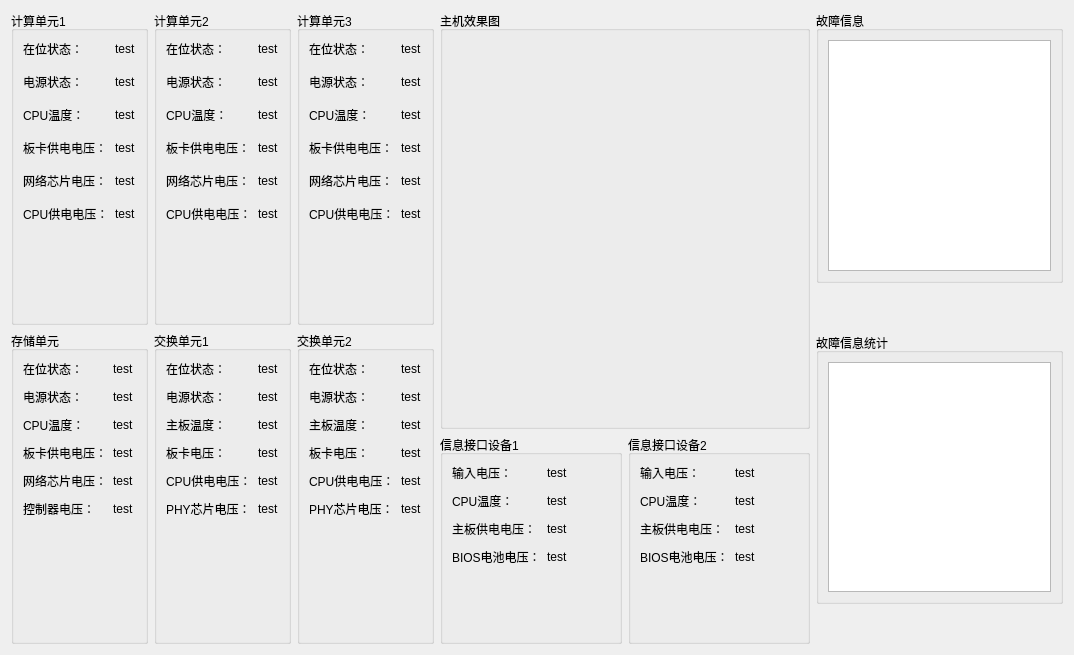
<?xml version="1.0" encoding="UTF-8"?>
<ui version="4.0">
 <class>controlEquipment</class>
 <widget class="QWidget" name="controlEquipment">
  <property name="geometry">
   <rect>
    <x>0</x>
    <y>0</y>
    <width>1074</width>
    <height>655</height>
   </rect>
  </property>
  <property name="windowTitle">
   <string>Form</string>
  </property>
  <layout class="QHBoxLayout" name="horizontalLayout_39">
   <item>
    <layout class="QHBoxLayout" name="horizontalLayout_38" stretch="3,3,2">
     <item>
      <layout class="QVBoxLayout" name="verticalLayout_19">
       <item>
        <layout class="QHBoxLayout" name="horizontalLayout_27">
         <item>
          <widget class="QGroupBox" name="groupBox">
           <property name="title">
            <string>计算单元1</string>
           </property>
           <layout class="QHBoxLayout" name="horizontalLayout">
            <item>
             <layout class="QFormLayout" name="formLayout">
              <property name="verticalSpacing">
               <number>15</number>
              </property>
              <item row="0" column="0">
               <widget class="QLabel" name="label">
                <property name="text">
                 <string>在位状态：</string>
                </property>
               </widget>
              </item>
              <item row="0" column="1">
               <widget class="QLabel" name="label_calculateState1">
                <property name="text">
                 <string>test</string>
                </property>
               </widget>
              </item>
              <item row="1" column="0">
               <widget class="QLabel" name="label_2">
                <property name="text">
                 <string>电源状态：</string>
                </property>
               </widget>
              </item>
              <item row="1" column="1">
               <widget class="QLabel" name="label_calculatePowerState1">
                <property name="text">
                 <string>test</string>
                </property>
               </widget>
              </item>
              <item row="2" column="0">
               <widget class="QLabel" name="label_3">
                <property name="text">
                 <string>CPU温度：</string>
                </property>
               </widget>
              </item>
              <item row="2" column="1">
               <widget class="QLabel" name="label_calculateCpuTemp1">
                <property name="text">
                 <string>test</string>
                </property>
               </widget>
              </item>
              <item row="3" column="0">
               <widget class="QLabel" name="label_4">
                <property name="text">
                 <string>板卡供电电压：</string>
                </property>
               </widget>
              </item>
              <item row="3" column="1">
               <widget class="QLabel" name="label_calculateCardVol1">
                <property name="text">
                 <string>test</string>
                </property>
               </widget>
              </item>
              <item row="4" column="0">
               <widget class="QLabel" name="label_5">
                <property name="text">
                 <string>网络芯片电压：</string>
                </property>
               </widget>
              </item>
              <item row="4" column="1">
               <widget class="QLabel" name="label_calculateNetworkChipVol1">
                <property name="text">
                 <string>test</string>
                </property>
               </widget>
              </item>
              <item row="5" column="0">
               <widget class="QLabel" name="label_6">
                <property name="text">
                 <string>CPU供电电压：</string>
                </property>
               </widget>
              </item>
              <item row="5" column="1">
               <widget class="QLabel" name="label_calculateCpuVol">
                <property name="text">
                 <string>test</string>
                </property>
               </widget>
              </item>
             </layout>
            </item>
           </layout>
          </widget>
         </item>
         <item>
          <widget class="QGroupBox" name="groupBox_2">
           <property name="title">
            <string>计算单元2</string>
           </property>
           <layout class="QHBoxLayout" name="horizontalLayout_2">
            <item>
             <layout class="QFormLayout" name="formLayout_2">
              <property name="verticalSpacing">
               <number>15</number>
              </property>
              <item row="0" column="0">
               <widget class="QLabel" name="label_7">
                <property name="text">
                 <string>在位状态：</string>
                </property>
               </widget>
              </item>
              <item row="0" column="1">
               <widget class="QLabel" name="label_calculateState1_2">
                <property name="text">
                 <string>test</string>
                </property>
               </widget>
              </item>
              <item row="1" column="0">
               <widget class="QLabel" name="label_8">
                <property name="text">
                 <string>电源状态：</string>
                </property>
               </widget>
              </item>
              <item row="1" column="1">
               <widget class="QLabel" name="label_calculatePowerState1_2">
                <property name="text">
                 <string>test</string>
                </property>
               </widget>
              </item>
              <item row="2" column="0">
               <widget class="QLabel" name="label_9">
                <property name="text">
                 <string>CPU温度：</string>
                </property>
               </widget>
              </item>
              <item row="2" column="1">
               <widget class="QLabel" name="label_calculateCpuTemp1_2">
                <property name="text">
                 <string>test</string>
                </property>
               </widget>
              </item>
              <item row="3" column="0">
               <widget class="QLabel" name="label_10">
                <property name="text">
                 <string>板卡供电电压：</string>
                </property>
               </widget>
              </item>
              <item row="3" column="1">
               <widget class="QLabel" name="label_calculateCardVol1_2">
                <property name="text">
                 <string>test</string>
                </property>
               </widget>
              </item>
              <item row="4" column="0">
               <widget class="QLabel" name="label_11">
                <property name="text">
                 <string>网络芯片电压：</string>
                </property>
               </widget>
              </item>
              <item row="4" column="1">
               <widget class="QLabel" name="label_calculateNetworkChipVol1_2">
                <property name="text">
                 <string>test</string>
                </property>
               </widget>
              </item>
              <item row="5" column="0">
               <widget class="QLabel" name="label_12">
                <property name="text">
                 <string>CPU供电电压：</string>
                </property>
               </widget>
              </item>
              <item row="5" column="1">
               <widget class="QLabel" name="label_calculateCpuVol_2">
                <property name="text">
                 <string>test</string>
                </property>
               </widget>
              </item>
             </layout>
            </item>
           </layout>
          </widget>
         </item>
         <item>
          <widget class="QGroupBox" name="groupBox_3">
           <property name="title">
            <string>计算单元3</string>
           </property>
           <layout class="QHBoxLayout" name="horizontalLayout_3">
            <item>
             <layout class="QFormLayout" name="formLayout_3">
              <property name="verticalSpacing">
               <number>15</number>
              </property>
              <item row="0" column="0">
               <widget class="QLabel" name="label_13">
                <property name="text">
                 <string>在位状态：</string>
                </property>
               </widget>
              </item>
              <item row="0" column="1">
               <widget class="QLabel" name="label_calculateState1_3">
                <property name="text">
                 <string>test</string>
                </property>
               </widget>
              </item>
              <item row="1" column="0">
               <widget class="QLabel" name="label_14">
                <property name="text">
                 <string>电源状态：</string>
                </property>
               </widget>
              </item>
              <item row="1" column="1">
               <widget class="QLabel" name="label_calculatePowerState1_3">
                <property name="text">
                 <string>test</string>
                </property>
               </widget>
              </item>
              <item row="2" column="0">
               <widget class="QLabel" name="label_15">
                <property name="text">
                 <string>CPU温度：</string>
                </property>
               </widget>
              </item>
              <item row="2" column="1">
               <widget class="QLabel" name="label_calculateCpuTemp1_3">
                <property name="text">
                 <string>test</string>
                </property>
               </widget>
              </item>
              <item row="3" column="0">
               <widget class="QLabel" name="label_16">
                <property name="text">
                 <string>板卡供电电压：</string>
                </property>
               </widget>
              </item>
              <item row="3" column="1">
               <widget class="QLabel" name="label_calculateCardVol1_3">
                <property name="text">
                 <string>test</string>
                </property>
               </widget>
              </item>
              <item row="4" column="0">
               <widget class="QLabel" name="label_17">
                <property name="text">
                 <string>网络芯片电压：</string>
                </property>
               </widget>
              </item>
              <item row="4" column="1">
               <widget class="QLabel" name="label_calculateNetworkChipVol1_3">
                <property name="text">
                 <string>test</string>
                </property>
               </widget>
              </item>
              <item row="5" column="0">
               <widget class="QLabel" name="label_18">
                <property name="text">
                 <string>CPU供电电压：</string>
                </property>
               </widget>
              </item>
              <item row="5" column="1">
               <widget class="QLabel" name="label_calculateCpuVol_3">
                <property name="text">
                 <string>test</string>
                </property>
               </widget>
              </item>
             </layout>
            </item>
           </layout>
          </widget>
         </item>
        </layout>
       </item>
       <item>
        <layout class="QHBoxLayout" name="horizontalLayout_36" stretch="1,1,1">
         <item>
          <widget class="QGroupBox" name="groupBox_5">
           <property name="title">
            <string>存储单元</string>
           </property>
           <layout class="QHBoxLayout" name="horizontalLayout_5">
            <item>
             <layout class="QFormLayout" name="formLayout_4">
              <property name="verticalSpacing">
               <number>10</number>
              </property>
              <item row="0" column="0">
               <widget class="QLabel" name="label_37">
                <property name="text">
                 <string>在位状态：</string>
                </property>
               </widget>
              </item>
              <item row="1" column="0">
               <widget class="QLabel" name="label_38">
                <property name="text">
                 <string>电源状态：</string>
                </property>
               </widget>
              </item>
              <item row="2" column="0">
               <widget class="QLabel" name="label_39">
                <property name="text">
                 <string>CPU温度：</string>
                </property>
               </widget>
              </item>
              <item row="3" column="0">
               <widget class="QLabel" name="label_40">
                <property name="text">
                 <string>板卡供电电压：</string>
                </property>
               </widget>
              </item>
              <item row="4" column="0">
               <widget class="QLabel" name="label_41">
                <property name="text">
                 <string>网络芯片电压：</string>
                </property>
               </widget>
              </item>
              <item row="5" column="0">
               <widget class="QLabel" name="label_42">
                <property name="text">
                 <string>控制器电压：</string>
                </property>
               </widget>
              </item>
              <item row="0" column="1">
               <widget class="QLabel" name="label_storeState">
                <property name="text">
                 <string>test</string>
                </property>
               </widget>
              </item>
              <item row="1" column="1">
               <widget class="QLabel" name="label_storePowerState">
                <property name="text">
                 <string>test</string>
                </property>
               </widget>
              </item>
              <item row="2" column="1">
               <widget class="QLabel" name="label_storeCpuTemp">
                <property name="text">
                 <string>test</string>
                </property>
               </widget>
              </item>
              <item row="3" column="1">
               <widget class="QLabel" name="label_storeCardVol">
                <property name="text">
                 <string>test</string>
                </property>
               </widget>
              </item>
              <item row="4" column="1">
               <widget class="QLabel" name="label_storeNetworkVol">
                <property name="text">
                 <string>test</string>
                </property>
               </widget>
              </item>
              <item row="5" column="1">
               <widget class="QLabel" name="label_storeControlVol">
                <property name="text">
                 <string>test</string>
                </property>
               </widget>
              </item>
             </layout>
            </item>
           </layout>
          </widget>
         </item>
         <item>
          <widget class="QGroupBox" name="groupBox_6">
           <property name="title">
            <string>交换单元1</string>
           </property>
           <layout class="QHBoxLayout" name="horizontalLayout_4">
            <item>
             <layout class="QFormLayout" name="formLayout_5">
              <property name="verticalSpacing">
               <number>10</number>
              </property>
              <item row="0" column="0">
               <widget class="QLabel" name="label_19">
                <property name="text">
                 <string>在位状态：</string>
                </property>
               </widget>
              </item>
              <item row="1" column="0">
               <widget class="QLabel" name="label_20">
                <property name="text">
                 <string>电源状态：</string>
                </property>
               </widget>
              </item>
              <item row="2" column="0">
               <widget class="QLabel" name="label_21">
                <property name="text">
                 <string>主板温度：</string>
                </property>
               </widget>
              </item>
              <item row="3" column="0">
               <widget class="QLabel" name="label_22">
                <property name="text">
                 <string>板卡电压：</string>
                </property>
               </widget>
              </item>
              <item row="4" column="0">
               <widget class="QLabel" name="label_23">
                <property name="text">
                 <string>CPU供电电压：</string>
                </property>
               </widget>
              </item>
              <item row="5" column="0">
               <widget class="QLabel" name="label_24">
                <property name="text">
                 <string>PHY芯片电压：</string>
                </property>
               </widget>
              </item>
              <item row="0" column="1">
               <widget class="QLabel" name="label_exchangeState">
                <property name="text">
                 <string>test</string>
                </property>
               </widget>
              </item>
              <item row="1" column="1">
               <widget class="QLabel" name="label_powerStateExchange">
                <property name="text">
                 <string>test</string>
                </property>
               </widget>
              </item>
              <item row="2" column="1">
               <widget class="QLabel" name="label_mainboardTempExchange">
                <property name="text">
                 <string>test</string>
                </property>
               </widget>
              </item>
              <item row="3" column="1">
               <widget class="QLabel" name="label_cardVolExchange">
                <property name="text">
                 <string>test</string>
                </property>
               </widget>
              </item>
              <item row="4" column="1">
               <widget class="QLabel" name="label_cpuVolExchange">
                <property name="text">
                 <string>test</string>
                </property>
               </widget>
              </item>
              <item row="5" column="1">
               <widget class="QLabel" name="label_phyVolExchange">
                <property name="text">
                 <string>test</string>
                </property>
               </widget>
              </item>
             </layout>
            </item>
           </layout>
          </widget>
         </item>
         <item>
          <widget class="QGroupBox" name="groupBox_10">
           <property name="title">
            <string>交换单元2</string>
           </property>
           <layout class="QVBoxLayout" name="verticalLayout">
            <item>
             <layout class="QFormLayout" name="formLayout_6">
              <property name="verticalSpacing">
               <number>10</number>
              </property>
              <item row="0" column="0">
               <widget class="QLabel" name="label_25">
                <property name="text">
                 <string>在位状态：</string>
                </property>
               </widget>
              </item>
              <item row="1" column="0">
               <widget class="QLabel" name="label_26">
                <property name="text">
                 <string>电源状态：</string>
                </property>
               </widget>
              </item>
              <item row="2" column="0">
               <widget class="QLabel" name="label_27">
                <property name="text">
                 <string>主板温度：</string>
                </property>
               </widget>
              </item>
              <item row="3" column="0">
               <widget class="QLabel" name="label_28">
                <property name="text">
                 <string>板卡电压：</string>
                </property>
               </widget>
              </item>
              <item row="4" column="0">
               <widget class="QLabel" name="label_29">
                <property name="text">
                 <string>CPU供电电压：</string>
                </property>
               </widget>
              </item>
              <item row="5" column="0">
               <widget class="QLabel" name="label_30">
                <property name="text">
                 <string>PHY芯片电压：</string>
                </property>
               </widget>
              </item>
              <item row="0" column="1">
               <widget class="QLabel" name="label_exchangeState_2">
                <property name="text">
                 <string>test</string>
                </property>
               </widget>
              </item>
              <item row="1" column="1">
               <widget class="QLabel" name="label_powerStateExchange_2">
                <property name="text">
                 <string>test</string>
                </property>
               </widget>
              </item>
              <item row="2" column="1">
               <widget class="QLabel" name="label_mainboardTempExchange_2">
                <property name="text">
                 <string>test</string>
                </property>
               </widget>
              </item>
              <item row="3" column="1">
               <widget class="QLabel" name="label_cardVolExchange_2">
                <property name="text">
                 <string>test</string>
                </property>
               </widget>
              </item>
              <item row="4" column="1">
               <widget class="QLabel" name="label_cpuVolExchange_2">
                <property name="text">
                 <string>test</string>
                </property>
               </widget>
              </item>
              <item row="5" column="1">
               <widget class="QLabel" name="label_phyVolExchange_2">
                <property name="text">
                 <string>test</string>
                </property>
               </widget>
              </item>
             </layout>
            </item>
           </layout>
          </widget>
         </item>
        </layout>
       </item>
      </layout>
     </item>
     <item>
      <layout class="QVBoxLayout" name="verticalLayout_18" stretch="2,1">
       <item>
        <widget class="QGroupBox" name="groupBox_4">
         <property name="title">
          <string>主机效果图</string>
         </property>
        </widget>
       </item>
       <item>
        <layout class="QHBoxLayout" name="horizontalLayout_37" stretch="1,1">
         <item>
          <widget class="QGroupBox" name="groupBox_9">
           <property name="title">
            <string>信息接口设备1</string>
           </property>
           <layout class="QHBoxLayout" name="horizontalLayout_7">
            <item>
             <layout class="QFormLayout" name="formLayout_7">
              <property name="verticalSpacing">
               <number>10</number>
              </property>
              <item row="0" column="0">
               <widget class="QLabel" name="label_31">
                <property name="text">
                 <string>输入电压：</string>
                </property>
               </widget>
              </item>
              <item row="0" column="1">
               <widget class="QLabel" name="label_inputVol">
                <property name="text">
                 <string>test</string>
                </property>
               </widget>
              </item>
              <item row="1" column="0">
               <widget class="QLabel" name="label_32">
                <property name="text">
                 <string>CPU温度：</string>
                </property>
               </widget>
              </item>
              <item row="1" column="1">
               <widget class="QLabel" name="label_interfaceCpuTemp">
                <property name="text">
                 <string>test</string>
                </property>
               </widget>
              </item>
              <item row="2" column="0">
               <widget class="QLabel" name="label_33">
                <property name="text">
                 <string>主板供电电压：</string>
                </property>
               </widget>
              </item>
              <item row="2" column="1">
               <widget class="QLabel" name="label_interfaceBoardVol">
                <property name="text">
                 <string>test</string>
                </property>
               </widget>
              </item>
              <item row="3" column="0">
               <widget class="QLabel" name="label_34">
                <property name="text">
                 <string>BIOS电池电压：</string>
                </property>
               </widget>
              </item>
              <item row="3" column="1">
               <widget class="QLabel" name="label_interfaceBiosVol">
                <property name="text">
                 <string>test</string>
                </property>
               </widget>
              </item>
             </layout>
            </item>
           </layout>
          </widget>
         </item>
         <item>
          <widget class="QGroupBox" name="groupBox_11">
           <property name="title">
            <string>信息接口设备2</string>
           </property>
           <layout class="QHBoxLayout" name="horizontalLayout_6">
            <item>
             <layout class="QFormLayout" name="formLayout_8">
              <property name="verticalSpacing">
               <number>10</number>
              </property>
              <item row="0" column="0">
               <widget class="QLabel" name="label_35">
                <property name="text">
                 <string>输入电压：</string>
                </property>
               </widget>
              </item>
              <item row="0" column="1">
               <widget class="QLabel" name="label_inputVol_2">
                <property name="text">
                 <string>test</string>
                </property>
               </widget>
              </item>
              <item row="1" column="0">
               <widget class="QLabel" name="label_36">
                <property name="text">
                 <string>CPU温度：</string>
                </property>
               </widget>
              </item>
              <item row="1" column="1">
               <widget class="QLabel" name="label_interfaceCpuTemp_2">
                <property name="text">
                 <string>test</string>
                </property>
               </widget>
              </item>
              <item row="2" column="0">
               <widget class="QLabel" name="label_43">
                <property name="text">
                 <string>主板供电电压：</string>
                </property>
               </widget>
              </item>
              <item row="2" column="1">
               <widget class="QLabel" name="label_interfaceBoardVol_2">
                <property name="text">
                 <string>test</string>
                </property>
               </widget>
              </item>
              <item row="3" column="0">
               <widget class="QLabel" name="label_44">
                <property name="text">
                 <string>BIOS电池电压：</string>
                </property>
               </widget>
              </item>
              <item row="3" column="1">
               <widget class="QLabel" name="label_interfaceBiosVol_2">
                <property name="text">
                 <string>test</string>
                </property>
               </widget>
              </item>
             </layout>
            </item>
           </layout>
          </widget>
         </item>
        </layout>
       </item>
      </layout>
     </item>
     <item>
      <layout class="QVBoxLayout" name="verticalLayout_11">
       <property name="spacing">
        <number>50</number>
       </property>
       <property name="bottomMargin">
        <number>40</number>
       </property>
       <item>
        <widget class="QGroupBox" name="groupBox_7">
         <property name="title">
          <string>故障信息</string>
         </property>
         <layout class="QHBoxLayout" name="horizontalLayout_21">
          <item>
           <widget class="QTextEdit" name="textEdit"/>
          </item>
         </layout>
        </widget>
       </item>
       <item>
        <widget class="QGroupBox" name="groupBox_8">
         <property name="title">
          <string>故障信息统计</string>
         </property>
         <layout class="QHBoxLayout" name="horizontalLayout_22">
          <item>
           <widget class="QTextEdit" name="textEdit_2"/>
          </item>
         </layout>
        </widget>
       </item>
      </layout>
     </item>
    </layout>
   </item>
  </layout>
 </widget>
 <resources/>
 <connections/>
</ui>
